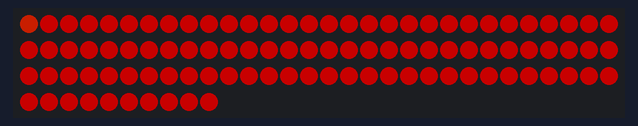
The sketch below on a simulated Arduino Uno, built for the host (arithmetic inside an expression is 32-bit, double 64-bit). On the bench: 100 RGB LEDs in strip order, left to right, continuing on the next row. Dim RGB values are drawn brighter than linear.

Above: at 0.15 s.

The sketch:

goutteLAVE.ino
```cpp
#include <FastLED.h>

#define LED_PIN         6         // Numéro de broche des LED
#define NUM_LEDS        100       // Nombre total de LED dans le ruban
#define BRIGHTNESS      100       // Luminosité des LED
#define SWEEP_SPEED     5        // Vitesse du balayage (en millisecondes)

CRGB leds[NUM_LEDS];

void setup() {
  FastLED.addLeds<WS2811, LED_PIN, RGB>(leds, NUM_LEDS);
  FastLED.setBrightness(BRIGHTNESS);
}

void loop() {
  // Animation de balayage vers la droite
  for (int i = 0; i < NUM_LEDS; i++) {
    // Effacer toutes les LED
    fill_solid(leds, NUM_LEDS, CRGB (255,0,0));
    // Allumer la LED correspondant à l'index actuel
    leds[i] = CRGB (255,40,0);
    leds[i - 1] = CRGB (255,30,0);
    leds[i - 2] = CRGB (255,20,0);
    leds[i - 3] = CRGB (255,20,0);
    leds[i - 4] = CRGB (255,10,0);
    leds[i - 5] = CRGB (255,10,0);

    // Afficher les LED
    FastLED.show();
    // Attendre la vitesse du balayage
    delay(SWEEP_SPEED);
  }

  // Animation de balayage vers la gauche
  for (int i = NUM_LEDS - 1; i >= 0; i--) {
    // Effacer toutes les LED
    fill_solid(leds, NUM_LEDS, CRGB (255,0,0));
    // Allumer la LED correspondan
    leds[i] = CRGB (255,40,0);
    leds[i + 1] = CRGB (255,30,0);
    leds[i + 2] = CRGB (255,20,0);
    leds[i + 3] = CRGB (255,20,0);
    leds[i + 4] = CRGB (255,10,0);
    leds[i + 5] = CRGB (255,10,0);
    // Afficher les LED
    FastLED.show();
    // Attendre la vitesse du balayage
    delay(SWEEP_SPEED);
  }
}
```
